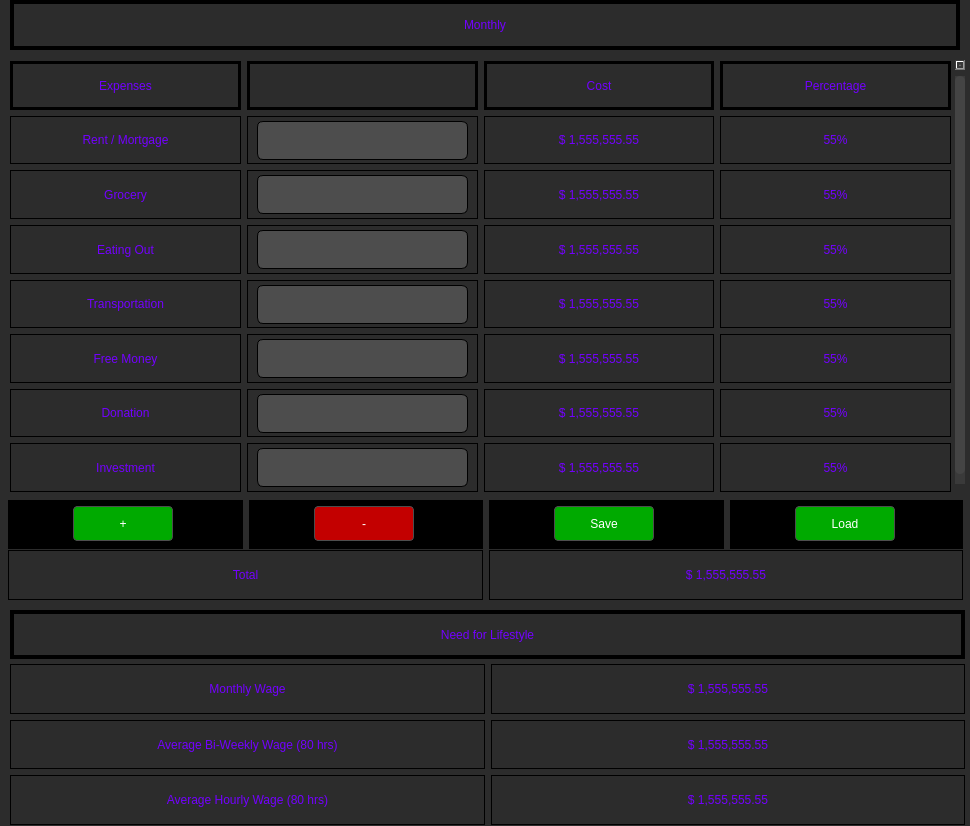
<?xml version="1.0" encoding="UTF-8"?>
<ui version="4.0">
 <class>Form</class>
 <widget class="QWidget" name="Form">
  <property name="geometry">
   <rect>
    <x>0</x>
    <y>0</y>
    <width>970</width>
    <height>826</height>
   </rect>
  </property>
  <property name="windowTitle">
   <string>Form</string>
  </property>
  <property name="styleSheet">
   <string notr="true">QWidget {
        background-color: #2c2c2c;
        color: #ffffff;
        border: none;
        font: 14pt &quot;Nirmala UI&quot;;
}
QWidget#side_menu {
    background-color: #4e5564;
    color: #ffffff;
    border: 1px solid #4e5564;
    border-radius: 16px;
    font: 14pt &quot;Nirmala UI&quot;;
}
QLabel#Dashboard_Title {
    background-color: none;
    color: #ffffff;
    border: none;
    font: 20pt &quot;Nirmala UI&quot;;
}
QLabel#Eat_Out_Image {
    background-image: url(:/images/pngaaa.com-2384833.png);
    background-color: #4d4d4d;
    border: 1px solid #4d4d4d;
    border-radius: 4px;
    color: #ffffff;
    padding: 5px;
}
QLabel#Grocery_Image {
    background-image: url(:/images/pngaaa.com-2138453.png);
    background-color: #4d4d4d;
    border: 1px solid #4d4d4d;
    border-radius: 4px;
    color: #ffffff;
    padding: 5px;
}
QLabel#Transportation_Image {
    background-image: url(:/images/pngaaa.com-2182093.png);
    background-color: #4d4d4d;
    border: 1px solid #4d4d4d;
    border-radius: 4px;
    color: #ffffff;
    padding: 5px;
}
QLabel#Free_Expense_Image {
    background-image: url(:/images/pngaaa.com-1261106.png);
    background-color: #4d4d4d;
    border: 1px solid #4d4d4d;
    border-radius: 4px;
    color: #ffffff;
    padding: 5px;
}
QLabel#Bills_Image {
    background-image: url(:/images/pngaaa.com-1433501.png);
    background-color: #4d4d4d;
    border: 1px solid #4d4d4d;
    border-radius: 4px;
    color: #ffffff;
    padding: 5px;
}
QLabel#Investment_Image {
    background-image: url(:/images/pngaaa.com-3584133.png);
    background-color: #4d4d4d;
    border: 1px solid #4d4d4d;
    border-radius: 4px;
    color: #ffffff;
    padding: 5px;
}
QLabel#Support_Image {
    background-image: url(:/images/pngaaa.com-2914571.png);
    background-color: #4d4d4d;
    border: 1px solid #4d4d4d;
    border-radius: 4px;
    color: #ffffff;
    padding: 5px;
}
QLabel#Goal_Image {
    background-image: url(:/images/pngaaa.com-848656.png);
    background-color: #4d4d4d;
    border: 1px solid #4d4d4d;
    border-radius: 4px;
    color: #ffffff;
    padding: 5px;
}
QPushButton {
    background-color: #4d4d4d;
    border: 1px solid #4d4d4d;
    border-radius: 4px;
    color: #ffffff;
    padding: 5px;
}
QPushButton:hover {
    background-color: #5a5a5a;
    border: 1px solid #5a5a5a;
}
QPushButton#side_menu_button:hover {
    background-image: url(:/button_image/Burger_button_hover.png);
    background-color: #5a5a5a;
    border: 1px solid #5a5a5a;
}
QPushButton#side_menu_button:pressed {
    background-image: url(:/button_image/Burger_button_click.png);
    background-color: #5a5a5a;
    border: 1px solid #5a5a5a;
}
QPushButton#remove_button_watchlist {
    background-color: #ff0000;
    border: 1px solid #ffffff;
    border-radius: 4px;
    color: #ffffff;
    padding: 5px;
}
QPushButton#remove_button_watchlist:hover {
    background-color: #ff6c6c;
    border: 1px solid #ffffff;
}
QPushButton#remove_button_watchlist:pressed {
    background-color: #aa0000;
    border: 1px solid #ffffff;
}
QPushButton#Add_strategy {
    background-color: #00ad0e;
    border: 1px solid #ffffff;
    border-radius: 4px;
    color: #ffffff;
    padding: 5px;
}
QPushButton#Add_strategy:hover {
    background-color: #67ff74;
    border: 1px solid #ffffff;
}
QPushButton#Add_strategy:pressed {
    background-color: #006408;
    border: 1px solid #a3a3a3;
}
QPushButton#Activation {
    background-color: #00ad0e;
    border: 1px solid #ffffff;
    border-radius: 4px;
    color: #ffffff;
    padding: 5px;
}
QPushButton#Activation:hover {
    background-color: #67ff74;
    border: 1px solid #ffffff;
}
QPushButton#Activation:pressed {
    background-color: #006408;
    border: 1px solid #a3a3a3;
}
QPushButton#Blue_button {
    background-color: #0003bb;
    border: 1px solid #ffffff;
    border-radius: 4px;
    color: #ffffff;
    padding: 5px;
}
QPushButton#Blue_button:hover {
    background-color: #4446d1;
    border: 1px solid #ffffff;
}
QPushButton#Blue_button:pressed {
    background-color: #000277;
    border: 1px solid #a3a3a3;
}
QPushButton#Yellow_button {
    background-color: #a5bd1e;
    border: 1px solid #ffffff;
    border-radius: 4px;
    color: #ffffff;
    padding: 5px;
}
QPushButton#Yellow_button:hover {
    background-color: #e5ff54;
    border: 1px solid #ffffff;
}
QPushButton#Yellow_button:pressed {
    background-color: #81960f;
    border: 1px solid #a3a3a3;
}
QCheckBox {
    color: #ffffff;
}
QLineEdit {
    background-color: #4d4d4d;
    border: 1px solid #4d4d4d;
    color: #ffffff;
    padding: 5px;
    border-color: #ffffff;
    border-radius: 6px;
}
QTextEdit {
    background-color: #4d4d4d;
    border: 1px solid #4d4d4d;
    color: #ffffff;
    padding: 5px;
    border-color: #ffffff;
    border-radius: 20px;
}
QProgressBar {
    border: 1px solid #444444;
    border-radius: 7px;
    background-color: #2e2e2e;
    text-align: center;
    font-size: 10pt;
    color: white;
}
QProgressBar::chunk {
    background-color: #3a3a3a;
    width: 5px;
}
QScrollBar:vertical {
    border: none;
    background-color: #3a3a3a;
    width: 10px;
    margin: 16px 0 16px 0;
}
QScrollBar::handle:vertical {
    background-color: #444444;
    border-radius: 5px;
}
QScrollBar:horizontal {
    border: none;
    background-color: #3a3a3a;
    height: 10px;
    margin: 0px 16px 0 16px;
}
QScrollBar::handle:horizontal {
    background-color: #444444;
    border-radius: 5px;
}
QTabWidget {
    background-color: #2e2e2e;
    border: none;
}
QTabBar::tab {
    background-color: #2e2e2e;
    color: #b1b1b1;
    padding: 8px 20px;
    border-top-left-radius: 5px;
    border-top-right-radius: 5px;
    border: none;
}
QTabBar::tab:selected, QTabBar::tab:hover {
    background-color: #3a3a3a;
    color: white;
}</string>
  </property>
  <widget class="QLabel" name="monthly_label">
   <property name="geometry">
    <rect>
     <x>10</x>
     <y>0</y>
     <width>950</width>
     <height>50</height>
    </rect>
   </property>
   <property name="maximumSize">
    <size>
     <width>950</width>
     <height>16777215</height>
    </size>
   </property>
   <property name="styleSheet">
    <string notr="true">font: 18pt &quot;Nirmala UI&quot;;
color: #7300ff;
border: 4px solid #000000;</string>
   </property>
   <property name="text">
    <string>Monthly</string>
   </property>
   <property name="alignment">
    <set>Qt::AlignCenter</set>
   </property>
  </widget>
  <widget class="QScrollArea" name="scrollArea">
   <property name="geometry">
    <rect>
     <x>10</x>
     <y>60</y>
     <width>955</width>
     <height>440</height>
    </rect>
   </property>
   <property name="minimumSize">
    <size>
     <width>955</width>
     <height>440</height>
    </size>
   </property>
   <property name="maximumSize">
    <size>
     <width>943</width>
     <height>440</height>
    </size>
   </property>
   <property name="widgetResizable">
    <bool>true</bool>
   </property>
   <widget class="QWidget" name="scrollAreaWidgetContents">
    <property name="geometry">
     <rect>
      <x>0</x>
      <y>0</y>
      <width>945</width>
      <height>450</height>
     </rect>
    </property>
    <property name="minimumSize">
     <size>
      <width>0</width>
      <height>450</height>
     </size>
    </property>
    <widget class="QWidget" name="layoutWidget">
     <property name="geometry">
      <rect>
       <x>0</x>
       <y>1</y>
       <width>941</width>
       <height>431</height>
      </rect>
     </property>
     <layout class="QGridLayout" name="gridLayout_12">
      <item row="0" column="0">
       <widget class="QLabel" name="expenses_label">
        <property name="styleSheet">
         <string notr="true">font: 18pt &quot;Nirmala UI&quot;;
color: #7300ff;
border: 2.5px solid #000000;</string>
        </property>
        <property name="text">
         <string>Expenses</string>
        </property>
        <property name="alignment">
         <set>Qt::AlignCenter</set>
        </property>
       </widget>
      </item>
      <item row="0" column="1">
       <widget class="QLabel" name="input_label">
        <property name="styleSheet">
         <string notr="true">font: 18pt &quot;Nirmala UI&quot;;
color: #7300ff;
border: 2.5px solid #000000;</string>
        </property>
        <property name="text">
         <string/>
        </property>
        <property name="alignment">
         <set>Qt::AlignCenter</set>
        </property>
       </widget>
      </item>
      <item row="0" column="2">
       <widget class="QLabel" name="cost_label">
        <property name="styleSheet">
         <string notr="true">font: 18pt &quot;Nirmala UI&quot;;
color: #7300ff;
border: 2.5px solid #000000;</string>
        </property>
        <property name="text">
         <string>Cost</string>
        </property>
        <property name="alignment">
         <set>Qt::AlignCenter</set>
        </property>
       </widget>
      </item>
      <item row="0" column="3">
       <widget class="QLabel" name="percentage_label">
        <property name="styleSheet">
         <string notr="true">font: 18pt &quot;Nirmala UI&quot;;
color: #7300ff;
border: 2.5px solid #000000;</string>
        </property>
        <property name="text">
         <string>Percentage</string>
        </property>
        <property name="alignment">
         <set>Qt::AlignCenter</set>
        </property>
       </widget>
      </item>
      <item row="1" column="0">
       <widget class="QLabel" name="rent_mortgage_label">
        <property name="styleSheet">
         <string notr="true">font: 18pt &quot;Nirmala UI&quot;;
color: #7300ff;
border: 1px solid #000000;</string>
        </property>
        <property name="text">
         <string>Rent / Mortgage</string>
        </property>
        <property name="alignment">
         <set>Qt::AlignCenter</set>
        </property>
       </widget>
      </item>
      <item row="1" column="1">
       <widget class="QFrame" name="add_frame_2">
        <property name="styleSheet">
         <string notr="true">border: 1px solid #000000;
</string>
        </property>
        <property name="frameShape">
         <enum>QFrame::StyledPanel</enum>
        </property>
        <property name="frameShadow">
         <enum>QFrame::Raised</enum>
        </property>
        <widget class="QLineEdit" name="lineEdit_2">
         <property name="geometry">
          <rect>
           <x>10</x>
           <y>5</y>
           <width>211</width>
           <height>39</height>
          </rect>
         </property>
        </widget>
       </widget>
      </item>
      <item row="1" column="2">
       <widget class="QLabel" name="rent_mortgage_cost_label">
        <property name="styleSheet">
         <string notr="true">font: 18pt &quot;Nirmala UI&quot;;
color: #7300ff;
border: 1px solid #000000;</string>
        </property>
        <property name="text">
         <string>$ 1,555,555.55</string>
        </property>
        <property name="alignment">
         <set>Qt::AlignCenter</set>
        </property>
       </widget>
      </item>
      <item row="1" column="3">
       <widget class="QLabel" name="rent_mortgage_percentage_label">
        <property name="styleSheet">
         <string notr="true">font: 18pt &quot;Nirmala UI&quot;;
color: #7300ff;
border: 1px solid #000000;</string>
        </property>
        <property name="text">
         <string>55%</string>
        </property>
        <property name="alignment">
         <set>Qt::AlignCenter</set>
        </property>
       </widget>
      </item>
      <item row="2" column="0">
       <widget class="QLabel" name="grocery_label">
        <property name="styleSheet">
         <string notr="true">font: 18pt &quot;Nirmala UI&quot;;
color: #7300ff;
border: 1px solid #000000;</string>
        </property>
        <property name="text">
         <string>Grocery</string>
        </property>
        <property name="alignment">
         <set>Qt::AlignCenter</set>
        </property>
       </widget>
      </item>
      <item row="2" column="1">
       <widget class="QFrame" name="add_frame_3">
        <property name="styleSheet">
         <string notr="true">border: 1px solid #000000;
</string>
        </property>
        <property name="frameShape">
         <enum>QFrame::StyledPanel</enum>
        </property>
        <property name="frameShadow">
         <enum>QFrame::Raised</enum>
        </property>
        <widget class="QLineEdit" name="lineEdit_3">
         <property name="geometry">
          <rect>
           <x>10</x>
           <y>5</y>
           <width>211</width>
           <height>39</height>
          </rect>
         </property>
        </widget>
       </widget>
      </item>
      <item row="2" column="2">
       <widget class="QLabel" name="grocery_cost_label">
        <property name="styleSheet">
         <string notr="true">font: 18pt &quot;Nirmala UI&quot;;
color: #7300ff;
border: 1px solid #000000;</string>
        </property>
        <property name="text">
         <string>$ 1,555,555.55</string>
        </property>
        <property name="alignment">
         <set>Qt::AlignCenter</set>
        </property>
       </widget>
      </item>
      <item row="2" column="3">
       <widget class="QLabel" name="grocery_percentage_label">
        <property name="styleSheet">
         <string notr="true">font: 18pt &quot;Nirmala UI&quot;;
color: #7300ff;
border: 1px solid #000000;</string>
        </property>
        <property name="text">
         <string>55%</string>
        </property>
        <property name="alignment">
         <set>Qt::AlignCenter</set>
        </property>
       </widget>
      </item>
      <item row="3" column="0">
       <widget class="QLabel" name="eating_out_label">
        <property name="styleSheet">
         <string notr="true">font: 18pt &quot;Nirmala UI&quot;;
color: #7300ff;
border: 1px solid #000000;</string>
        </property>
        <property name="text">
         <string>Eating Out</string>
        </property>
        <property name="alignment">
         <set>Qt::AlignCenter</set>
        </property>
       </widget>
      </item>
      <item row="3" column="1">
       <widget class="QFrame" name="add_frame_4">
        <property name="minimumSize">
         <size>
          <width>0</width>
          <height>49</height>
         </size>
        </property>
        <property name="styleSheet">
         <string notr="true">border: 1px solid #000000;
</string>
        </property>
        <property name="frameShape">
         <enum>QFrame::StyledPanel</enum>
        </property>
        <property name="frameShadow">
         <enum>QFrame::Raised</enum>
        </property>
        <widget class="QLineEdit" name="lineEdit_5">
         <property name="geometry">
          <rect>
           <x>10</x>
           <y>5</y>
           <width>211</width>
           <height>39</height>
          </rect>
         </property>
        </widget>
       </widget>
      </item>
      <item row="3" column="2">
       <widget class="QLabel" name="eating_out_cost_label">
        <property name="styleSheet">
         <string notr="true">font: 18pt &quot;Nirmala UI&quot;;
color: #7300ff;
border: 1px solid #000000;</string>
        </property>
        <property name="text">
         <string>$ 1,555,555.55</string>
        </property>
        <property name="alignment">
         <set>Qt::AlignCenter</set>
        </property>
       </widget>
      </item>
      <item row="3" column="3">
       <widget class="QLabel" name="eating_out_percentage_label">
        <property name="styleSheet">
         <string notr="true">font: 18pt &quot;Nirmala UI&quot;;
color: #7300ff;
border: 1px solid #000000;</string>
        </property>
        <property name="text">
         <string>55%</string>
        </property>
        <property name="alignment">
         <set>Qt::AlignCenter</set>
        </property>
       </widget>
      </item>
      <item row="4" column="0">
       <widget class="QLabel" name="transportation_label">
        <property name="styleSheet">
         <string notr="true">font: 18pt &quot;Nirmala UI&quot;;
color: #7300ff;
border: 1px solid #000000;</string>
        </property>
        <property name="text">
         <string>Transportation</string>
        </property>
        <property name="alignment">
         <set>Qt::AlignCenter</set>
        </property>
       </widget>
      </item>
      <item row="4" column="1">
       <widget class="QFrame" name="add_frame_5">
        <property name="styleSheet">
         <string notr="true">border: 1px solid #000000;
</string>
        </property>
        <property name="frameShape">
         <enum>QFrame::StyledPanel</enum>
        </property>
        <property name="frameShadow">
         <enum>QFrame::Raised</enum>
        </property>
        <widget class="QLineEdit" name="lineEdit_7">
         <property name="geometry">
          <rect>
           <x>10</x>
           <y>5</y>
           <width>211</width>
           <height>39</height>
          </rect>
         </property>
        </widget>
       </widget>
      </item>
      <item row="4" column="2">
       <widget class="QLabel" name="transportation_cost_label">
        <property name="styleSheet">
         <string notr="true">font: 18pt &quot;Nirmala UI&quot;;
color: #7300ff;
border: 1px solid #000000;</string>
        </property>
        <property name="text">
         <string>$ 1,555,555.55</string>
        </property>
        <property name="alignment">
         <set>Qt::AlignCenter</set>
        </property>
       </widget>
      </item>
      <item row="4" column="3">
       <widget class="QLabel" name="transportation_percentage_label">
        <property name="styleSheet">
         <string notr="true">font: 18pt &quot;Nirmala UI&quot;;
color: #7300ff;
border: 1px solid #000000;</string>
        </property>
        <property name="text">
         <string>55%</string>
        </property>
        <property name="alignment">
         <set>Qt::AlignCenter</set>
        </property>
       </widget>
      </item>
      <item row="5" column="0">
       <widget class="QLabel" name="free_money_label">
        <property name="styleSheet">
         <string notr="true">font: 18pt &quot;Nirmala UI&quot;;
color: #7300ff;
border: 1px solid #000000;</string>
        </property>
        <property name="text">
         <string>Free Money</string>
        </property>
        <property name="alignment">
         <set>Qt::AlignCenter</set>
        </property>
       </widget>
      </item>
      <item row="5" column="1">
       <widget class="QFrame" name="add_frame_8">
        <property name="styleSheet">
         <string notr="true">border: 1px solid #000000;
</string>
        </property>
        <property name="frameShape">
         <enum>QFrame::StyledPanel</enum>
        </property>
        <property name="frameShadow">
         <enum>QFrame::Raised</enum>
        </property>
        <widget class="QLineEdit" name="lineEdit_10">
         <property name="geometry">
          <rect>
           <x>10</x>
           <y>5</y>
           <width>211</width>
           <height>39</height>
          </rect>
         </property>
        </widget>
       </widget>
      </item>
      <item row="5" column="2">
       <widget class="QLabel" name="free_money_cost_label">
        <property name="styleSheet">
         <string notr="true">font: 18pt &quot;Nirmala UI&quot;;
color: #7300ff;
border: 1px solid #000000;</string>
        </property>
        <property name="text">
         <string>$ 1,555,555.55</string>
        </property>
        <property name="alignment">
         <set>Qt::AlignCenter</set>
        </property>
       </widget>
      </item>
      <item row="5" column="3">
       <widget class="QLabel" name="free_money_percentage_label">
        <property name="styleSheet">
         <string notr="true">font: 18pt &quot;Nirmala UI&quot;;
color: #7300ff;
border: 1px solid #000000;</string>
        </property>
        <property name="text">
         <string>55%</string>
        </property>
        <property name="alignment">
         <set>Qt::AlignCenter</set>
        </property>
       </widget>
      </item>
      <item row="6" column="0">
       <widget class="QLabel" name="donation_label">
        <property name="styleSheet">
         <string notr="true">font: 18pt &quot;Nirmala UI&quot;;
color: #7300ff;
border: 1px solid #000000;</string>
        </property>
        <property name="text">
         <string>Donation</string>
        </property>
        <property name="alignment">
         <set>Qt::AlignCenter</set>
        </property>
       </widget>
      </item>
      <item row="6" column="1">
       <widget class="QFrame" name="add_frame_7">
        <property name="styleSheet">
         <string notr="true">border: 1px solid #000000;
</string>
        </property>
        <property name="frameShape">
         <enum>QFrame::StyledPanel</enum>
        </property>
        <property name="frameShadow">
         <enum>QFrame::Raised</enum>
        </property>
        <widget class="QLineEdit" name="lineEdit_9">
         <property name="geometry">
          <rect>
           <x>10</x>
           <y>5</y>
           <width>211</width>
           <height>39</height>
          </rect>
         </property>
        </widget>
       </widget>
      </item>
      <item row="6" column="2">
       <widget class="QLabel" name="donation_cost_label">
        <property name="styleSheet">
         <string notr="true">font: 18pt &quot;Nirmala UI&quot;;
color: #7300ff;
border: 1px solid #000000;</string>
        </property>
        <property name="text">
         <string>$ 1,555,555.55</string>
        </property>
        <property name="alignment">
         <set>Qt::AlignCenter</set>
        </property>
       </widget>
      </item>
      <item row="6" column="3">
       <widget class="QLabel" name="donation_percentage_label">
        <property name="styleSheet">
         <string notr="true">font: 18pt &quot;Nirmala UI&quot;;
color: #7300ff;
border: 1px solid #000000;</string>
        </property>
        <property name="text">
         <string>55%</string>
        </property>
        <property name="alignment">
         <set>Qt::AlignCenter</set>
        </property>
       </widget>
      </item>
      <item row="7" column="0">
       <widget class="QLabel" name="investment_label">
        <property name="styleSheet">
         <string notr="true">font: 18pt &quot;Nirmala UI&quot;;
color: #7300ff;
border: 1px solid #000000;</string>
        </property>
        <property name="text">
         <string>Investment</string>
        </property>
        <property name="alignment">
         <set>Qt::AlignCenter</set>
        </property>
       </widget>
      </item>
      <item row="7" column="1">
       <widget class="QFrame" name="add_frame_6">
        <property name="styleSheet">
         <string notr="true">border: 1px solid #000000;
</string>
        </property>
        <property name="frameShape">
         <enum>QFrame::StyledPanel</enum>
        </property>
        <property name="frameShadow">
         <enum>QFrame::Raised</enum>
        </property>
        <widget class="QLineEdit" name="lineEdit_8">
         <property name="geometry">
          <rect>
           <x>10</x>
           <y>5</y>
           <width>211</width>
           <height>39</height>
          </rect>
         </property>
        </widget>
       </widget>
      </item>
      <item row="7" column="2">
       <widget class="QLabel" name="investment_cost_label">
        <property name="styleSheet">
         <string notr="true">font: 18pt &quot;Nirmala UI&quot;;
color: #7300ff;
border: 1px solid #000000;</string>
        </property>
        <property name="text">
         <string>$ 1,555,555.55</string>
        </property>
        <property name="alignment">
         <set>Qt::AlignCenter</set>
        </property>
       </widget>
      </item>
      <item row="7" column="3">
       <widget class="QLabel" name="investment_percentage_label">
        <property name="styleSheet">
         <string notr="true">font: 18pt &quot;Nirmala UI&quot;;
color: #7300ff;
border: 1px solid #000000;</string>
        </property>
        <property name="text">
         <string>55%</string>
        </property>
        <property name="alignment">
         <set>Qt::AlignCenter</set>
        </property>
       </widget>
      </item>
     </layout>
    </widget>
   </widget>
  </widget>
  <widget class="QFrame" name="add_frame">
   <property name="geometry">
    <rect>
     <x>8</x>
     <y>500</y>
     <width>235</width>
     <height>49</height>
    </rect>
   </property>
   <property name="styleSheet">
    <string notr="true">border: 1px solid #000000;
background-color: #000000;</string>
   </property>
   <property name="frameShape">
    <enum>QFrame::StyledPanel</enum>
   </property>
   <property name="frameShadow">
    <enum>QFrame::Raised</enum>
   </property>
   <widget class="QPushButton" name="add_pushButton">
    <property name="geometry">
     <rect>
      <x>65</x>
      <y>6</y>
      <width>100</width>
      <height>35</height>
     </rect>
    </property>
    <property name="styleSheet">
     <string notr="true">QPushButton {
    background-color: #00aa00;
    border: 1px solid #4d4d4d;
    border-radius: 4px;
    color: #ffffff;
    padding: 5px;
}
QPushButton:hover {
    background-color: #00ff00;
    border: 1px solid #5a5a5a;
}
QPushButton:pressed {
	background-color: #007900;
    border: 1px solid #5a5a5a;
}</string>
    </property>
    <property name="text">
     <string>+</string>
    </property>
   </widget>
  </widget>
  <widget class="QFrame" name="save_frame">
   <property name="geometry">
    <rect>
     <x>489</x>
     <y>500</y>
     <width>235</width>
     <height>49</height>
    </rect>
   </property>
   <property name="styleSheet">
    <string notr="true">border: 1px solid #000000;
background-color: #000000;</string>
   </property>
   <property name="frameShape">
    <enum>QFrame::StyledPanel</enum>
   </property>
   <property name="frameShadow">
    <enum>QFrame::Raised</enum>
   </property>
   <widget class="QPushButton" name="Save_pushButton">
    <property name="geometry">
     <rect>
      <x>65</x>
      <y>6</y>
      <width>100</width>
      <height>35</height>
     </rect>
    </property>
    <property name="styleSheet">
     <string notr="true">QPushButton {
    background-color: #00aa00;
    border: 1px solid #4d4d4d;
    border-radius: 4px;
    color: #ffffff;
    padding: 5px;
}
QPushButton:hover {
    background-color: #00ff00;
    border: 1px solid #5a5a5a;
}
QPushButton:pressed {
	background-color: #007900;
    border: 1px solid #5a5a5a;
}</string>
    </property>
    <property name="text">
     <string>Save</string>
    </property>
   </widget>
  </widget>
  <widget class="QFrame" name="minus_frame">
   <property name="geometry">
    <rect>
     <x>249</x>
     <y>500</y>
     <width>234</width>
     <height>49</height>
    </rect>
   </property>
   <property name="styleSheet">
    <string notr="true">border: 1px solid #000000;
background-color: #000000;</string>
   </property>
   <property name="frameShape">
    <enum>QFrame::StyledPanel</enum>
   </property>
   <property name="frameShadow">
    <enum>QFrame::Raised</enum>
   </property>
   <widget class="QPushButton" name="minus_pushButton">
    <property name="geometry">
     <rect>
      <x>65</x>
      <y>6</y>
      <width>100</width>
      <height>35</height>
     </rect>
    </property>
    <property name="styleSheet">
     <string notr="true">QPushButton {
    background-color: #c30000;
    border: 1px solid #4d4d4d;
    border-radius: 4px;
    color: #ffffff;
    padding: 5px;
}
QPushButton:hover {
    background-color: #ff5a5a;
    border: 1px solid #5a5a5a;
}
QPushButton:pressed {
	background-color: #8c0000;
    border: 1px solid #5a5a5a;
}</string>
    </property>
    <property name="text">
     <string>-</string>
    </property>
   </widget>
  </widget>
  <widget class="QFrame" name="load_frame">
   <property name="geometry">
    <rect>
     <x>730</x>
     <y>500</y>
     <width>233</width>
     <height>49</height>
    </rect>
   </property>
   <property name="maximumSize">
    <size>
     <width>233</width>
     <height>16777215</height>
    </size>
   </property>
   <property name="styleSheet">
    <string notr="true">border: 1px solid #000000;
background-color: #000000;</string>
   </property>
   <property name="frameShape">
    <enum>QFrame::StyledPanel</enum>
   </property>
   <property name="frameShadow">
    <enum>QFrame::Raised</enum>
   </property>
   <widget class="QPushButton" name="load_pushButton">
    <property name="geometry">
     <rect>
      <x>65</x>
      <y>6</y>
      <width>100</width>
      <height>35</height>
     </rect>
    </property>
    <property name="styleSheet">
     <string notr="true">QPushButton {
    background-color: #00aa00;
    border: 1px solid #4d4d4d;
    border-radius: 4px;
    color: #ffffff;
    padding: 5px;
}
QPushButton:hover {
    background-color: #00ff00;
    border: 1px solid #5a5a5a;
}
QPushButton:pressed {
	background-color: #007900;
    border: 1px solid #5a5a5a;
}</string>
    </property>
    <property name="text">
     <string>Load</string>
    </property>
   </widget>
  </widget>
  <widget class="QLabel" name="total_cost_label">
   <property name="geometry">
    <rect>
     <x>489</x>
     <y>550</y>
     <width>474</width>
     <height>50</height>
    </rect>
   </property>
   <property name="styleSheet">
    <string notr="true">font: 18pt &quot;Nirmala UI&quot;;
color: #7300ff;
border: 1px solid #000000;</string>
   </property>
   <property name="text">
    <string>$ 1,555,555.55</string>
   </property>
   <property name="alignment">
    <set>Qt::AlignCenter</set>
   </property>
  </widget>
  <widget class="QLabel" name="total_label">
   <property name="geometry">
    <rect>
     <x>8</x>
     <y>550</y>
     <width>475</width>
     <height>50</height>
    </rect>
   </property>
   <property name="styleSheet">
    <string notr="true">font: 18pt &quot;Nirmala UI&quot;;
color: #7300ff;
border: 1px solid #000000;</string>
   </property>
   <property name="text">
    <string>Total</string>
   </property>
   <property name="alignment">
    <set>Qt::AlignCenter</set>
   </property>
  </widget>
  <widget class="QLabel" name="lifestyle_need_label">
   <property name="geometry">
    <rect>
     <x>10</x>
     <y>610</y>
     <width>955</width>
     <height>49</height>
    </rect>
   </property>
   <property name="styleSheet">
    <string notr="true">font: 18pt &quot;Nirmala UI&quot;;
color: #7300ff;
border: 4px solid #000000;</string>
   </property>
   <property name="text">
    <string>Need for Lifestyle</string>
   </property>
   <property name="alignment">
    <set>Qt::AlignCenter</set>
   </property>
  </widget>
  <widget class="QLabel" name="hourly_wage_label">
   <property name="geometry">
    <rect>
     <x>10</x>
     <y>775</y>
     <width>475</width>
     <height>50</height>
    </rect>
   </property>
   <property name="styleSheet">
    <string notr="true">font: 18pt &quot;Nirmala UI&quot;;
color: #7300ff;
border: 1px solid #000000;</string>
   </property>
   <property name="text">
    <string>Average Hourly Wage (80 hrs)</string>
   </property>
   <property name="alignment">
    <set>Qt::AlignCenter</set>
   </property>
  </widget>
  <widget class="QLabel" name="monthly_wage_label">
   <property name="geometry">
    <rect>
     <x>10</x>
     <y>664</y>
     <width>475</width>
     <height>50</height>
    </rect>
   </property>
   <property name="styleSheet">
    <string notr="true">font: 18pt &quot;Nirmala UI&quot;;
color: #7300ff;
border: 1px solid #000000;</string>
   </property>
   <property name="text">
    <string>Monthly Wage</string>
   </property>
   <property name="alignment">
    <set>Qt::AlignCenter</set>
   </property>
  </widget>
  <widget class="QLabel" name="bi_weekly_wage_cost_label">
   <property name="geometry">
    <rect>
     <x>491</x>
     <y>720</y>
     <width>474</width>
     <height>49</height>
    </rect>
   </property>
   <property name="styleSheet">
    <string notr="true">font: 18pt &quot;Nirmala UI&quot;;
color: #7300ff;
border: 1px solid #000000;</string>
   </property>
   <property name="text">
    <string>$ 1,555,555.55</string>
   </property>
   <property name="alignment">
    <set>Qt::AlignCenter</set>
   </property>
  </widget>
  <widget class="QLabel" name="hourly_wage_cost_label">
   <property name="geometry">
    <rect>
     <x>491</x>
     <y>775</y>
     <width>474</width>
     <height>50</height>
    </rect>
   </property>
   <property name="styleSheet">
    <string notr="true">font: 18pt &quot;Nirmala UI&quot;;
color: #7300ff;
border: 1px solid #000000;</string>
   </property>
   <property name="text">
    <string>$ 1,555,555.55</string>
   </property>
   <property name="alignment">
    <set>Qt::AlignCenter</set>
   </property>
  </widget>
  <widget class="QLabel" name="monthly_wage_cost_label">
   <property name="geometry">
    <rect>
     <x>491</x>
     <y>664</y>
     <width>474</width>
     <height>50</height>
    </rect>
   </property>
   <property name="styleSheet">
    <string notr="true">font: 18pt &quot;Nirmala UI&quot;;
color: #7300ff;
border: 1px solid #000000;</string>
   </property>
   <property name="text">
    <string>$ 1,555,555.55</string>
   </property>
   <property name="alignment">
    <set>Qt::AlignCenter</set>
   </property>
  </widget>
  <widget class="QLabel" name="bi_weekly_wage_label">
   <property name="geometry">
    <rect>
     <x>10</x>
     <y>720</y>
     <width>475</width>
     <height>49</height>
    </rect>
   </property>
   <property name="styleSheet">
    <string notr="true">font: 18pt &quot;Nirmala UI&quot;;
color: #7300ff;
border: 1px solid #000000;</string>
   </property>
   <property name="text">
    <string>Average Bi-Weekly Wage (80 hrs)</string>
   </property>
   <property name="alignment">
    <set>Qt::AlignCenter</set>
   </property>
  </widget>
 </widget>
 <resources/>
 <connections/>
</ui>
